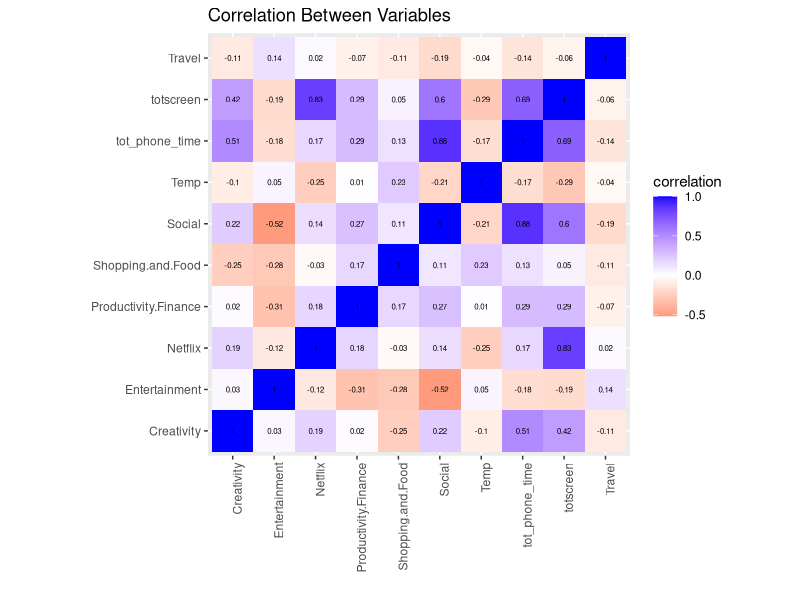
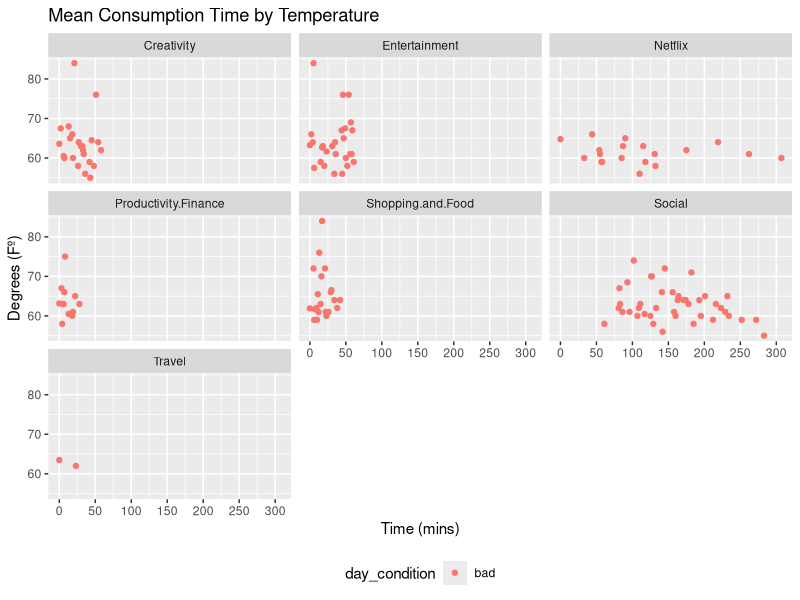
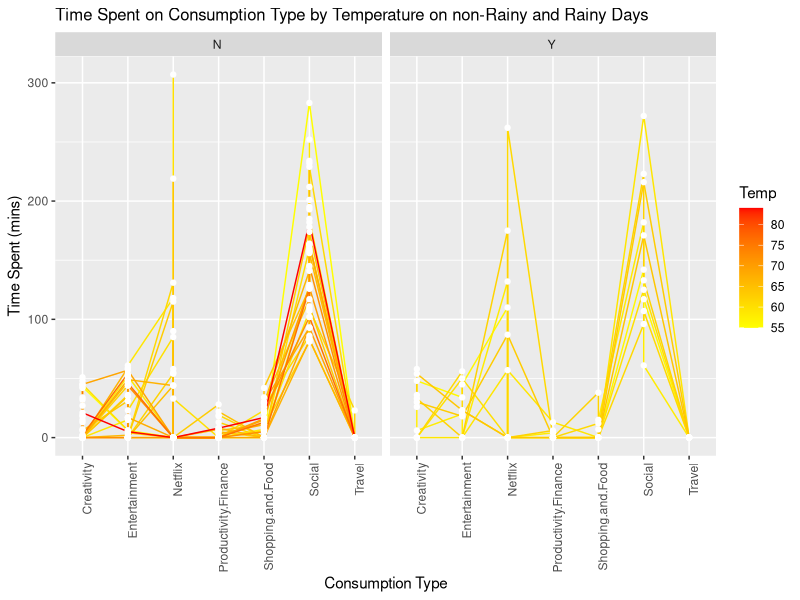
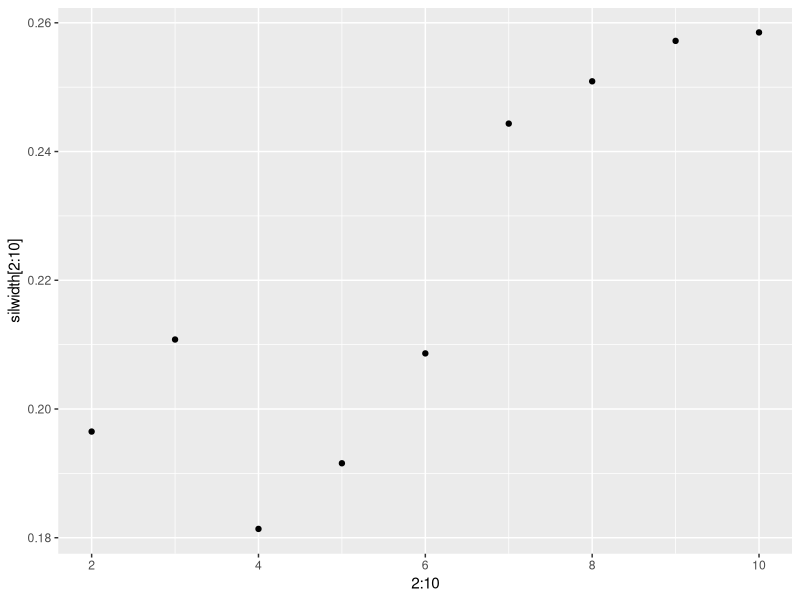
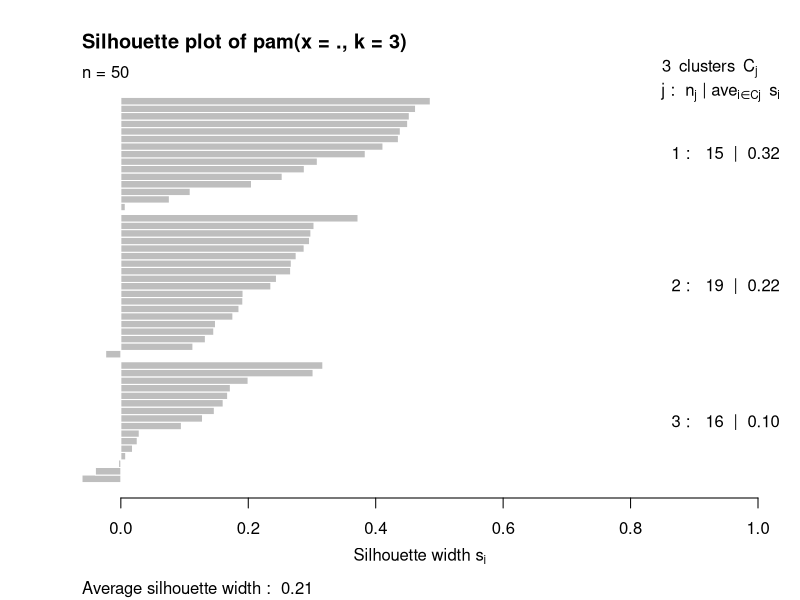
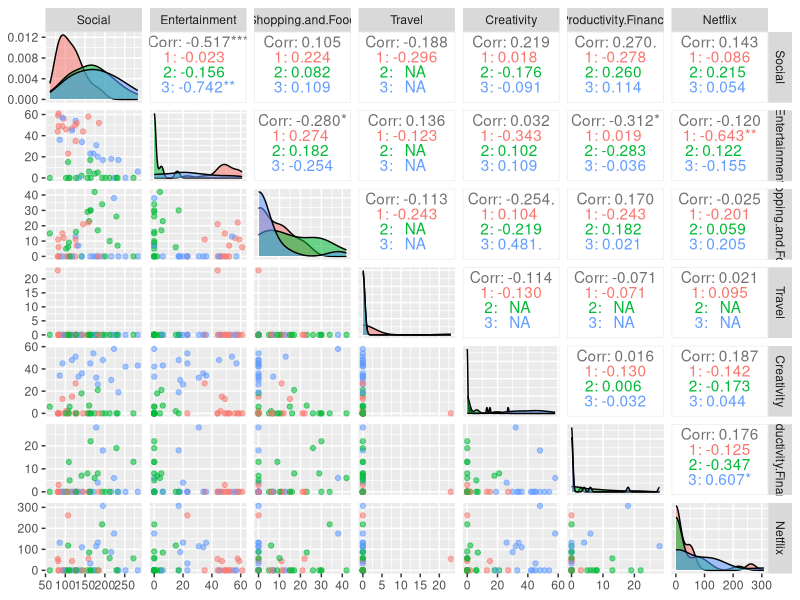
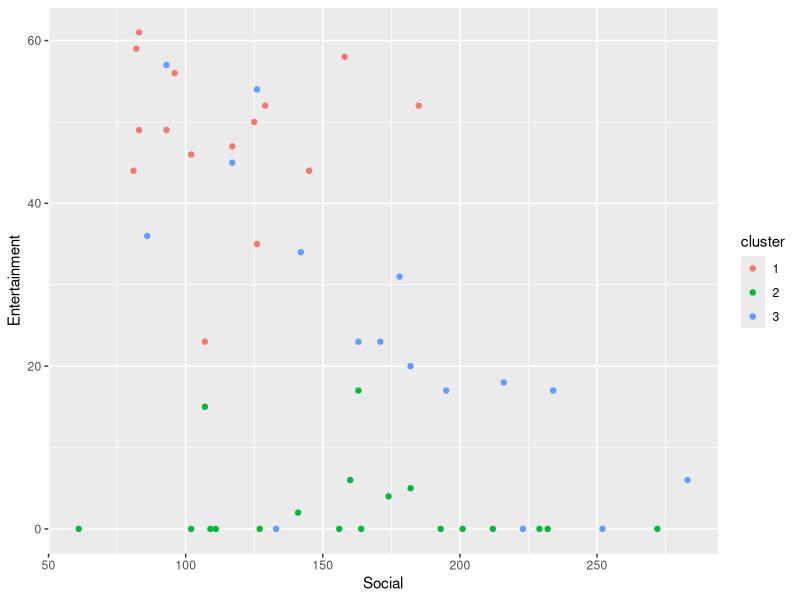

Source code (R) for these figures, in order:
## ---- chunk 1
knitr::opts_chunk$set(echo = TRUE, eval = TRUE, fig.align = "center", 
    warning = F, message = F, tidy = TRUE, tidy.opts = list(width.cutoff = 60), 
    R.options = list(max.print = 100))
filter<-dplyr::filter
lag<-dplyr::lag
## ---- chunk 2
library(tidyverse)
library(dplyr)
library(ggplot2)
library(cluster)
Screen_Time_Data <- read.csv("Screen Time Data.csv")
NetflixTime <- read.csv("NetflixTime.csv")
newdat <- Screen_Time_Data %>% full_join(NetflixTime) 
head(newdat)
## ---- chunk 3
newdat<-newdat %>% mutate(tot_phone_time= Social+Entertainment+Shopping.and.Food+Travel+Creativity+Productivity.Finance) 
newdat<-newdat %>% mutate(totscreen=tot_phone_time+Netflix)
## ---- chunk 4
newdat<-newdat %>% mutate(Rain=`Rain..Y.N.`) %>% select(-3)
newdat<-newdat %>% mutate(Temp=`High.Temp`) %>% select(-2)
## ---- chunk 5
tidydata <-newdat %>% pivot_longer(c("Social", "Entertainment", "Shopping.and.Food", "Travel", "Creativity", "Productivity.Finance", "Netflix"), names_to="Consumption_Type", values_to="Time") %>% select(-2,-3)
## ---- chunk 6
tidydata %>% filter(Time==0) %>% group_by(Consumption_Type) %>% summarise(n=n()) %>% arrange(desc(n))
## ---- chunk 7
tidydata %>% filter(Time>0) %>% group_by(Consumption_Type) %>% summarise(n=n()) %>% arrange(desc(n)) 
## ---- chunk 8
summary(tidydata$Time)
summary(tidydata$Temp)
tidydata %>% mutate(day_condition=ifelse(Temp>65 & Rain=="N", "good", "bad")) %>% group_by(day_condition) %>% summarize(mean(Time))
tidydata %>% group_by(Consumption_Type) %>% summarise(mean_time=mean(Time)) %>% arrange(desc(mean_time))
tidydata %>% filter(Time>median(Time)) %>% summarize(mean(Temp))
tidydata %>% filter(Time<=median(Time)) %>% summarize(mean(Temp))
tidydata %>% filter(Temp<median(Temp)) %>% summarize(mean(Time))
tidydata %>% filter(Temp>median(Temp)) %>% summarize(mean(Time))
tidydata %>% group_by(Rain,Consumption_Type) %>% summarize(mean_time = mean(Time, na.rm=T), sd_time = sd(Time, na.rm=T), n=n(), se_time = sd_time/sqrt(n))
## ---- chunk 9
cormat <- newdat %>% select_if(is.numeric) %>% cor(use="pair")
tidycor <- cormat %>% as.data.frame %>% rownames_to_column("var1") %>% pivot_longer(-1,names_to="var2",values_to="correlation")
tidycor%>%ggplot(aes(var1,var2,fill=correlation))+  
  geom_tile()+
  scale_fill_gradient2(low="red",mid="white",high="blue")+
  geom_text(aes(label=round(correlation,2)),color = "black", size = 2)+
  theme(axis.text.x = element_text(angle = 90, hjust=1))+
  coord_fixed()+
  xlab("")+
  ylab("")+
  labs(title = "Correlation Between Variables")
## ---- chunk 10
tidydata %>% mutate(day_condition=ifelse(Temp>65 & Rain=="N", "good", "bad")) %>% ggplot(aes(Time,Temp))+
  geom_point(stat = "summary", fun=mean, aes(group=day_condition,color=day_condition))+
  labs(title="Mean Consumption Time by Temperature", x="Time (mins)",y="Degrees (Fº)")+
  facet_wrap(~Consumption_Type)+
   scale_x_continuous(breaks = seq(0,350,50))+
   theme(legend.position = "bottom")
## ---- chunk 11
tidydata %>% ggplot(aes(Consumption_Type,Time, group = Temp))+
  geom_line(aes(color=Temp))+
  geom_point(color="white")+
  labs(title="Time Spent on Consumption Type by Temperature on non-Rainy and Rainy Days", x="Consumption Type",y="Time Spent (mins)")+
  theme(axis.text.x = element_text(angle = 90, hjust=1), plot.title = element_text(size = 12))+
  facet_wrap(~Rain)+
  scale_color_gradient(low="yellow", high="red")
## ---- chunk 12
silwidth<-vector()
for(i in 2:10){  
  contype<-newdat%>%select("Social", "Entertainment", "Shopping.and.Food", "Travel", "Creativity", "Productivity.Finance", "Netflix")%>% scale %>%pam(k=i)  
  silwidth[i]<-contype$silinfo$avg.width
}
ggplot()+geom_point(aes(x=2:10,y=silwidth[2:10]))
pam1 <- newdat%>%select("Social", "Entertainment", "Shopping.and.Food", "Travel", "Creativity", "Productivity.Finance", "Netflix") %>% scale %>%  pam(k=3)
pam1
plot(pam1, which=2)

library(GGally)
newdat %>% mutate(cluster=as.factor(pam1$clustering)) %>% ggpairs(columns = c("Social", "Entertainment", "Shopping.and.Food", "Travel", "Creativity", "Productivity.Finance", "Netflix"), aes(color=cluster, alpha = .5))
## ---- chunk 13
pamclust1<-newdat %>% mutate(cluster=as.factor(pam1$clustering))
pamclust1 %>% ggplot(aes(Social,Entertainment,color=cluster)) + geom_point()
pamclust1 %>% group_by(cluster) %>% summarize_if(is.numeric,mean,na.rm=T)
newdat %>% slice(pam1$id.med)
